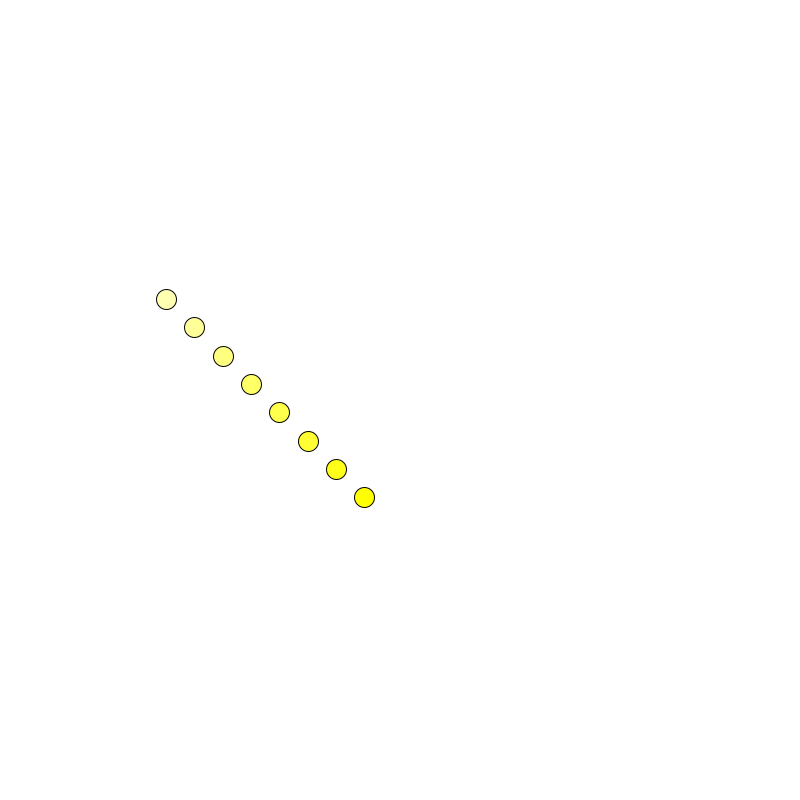
Frame 1 (no input)
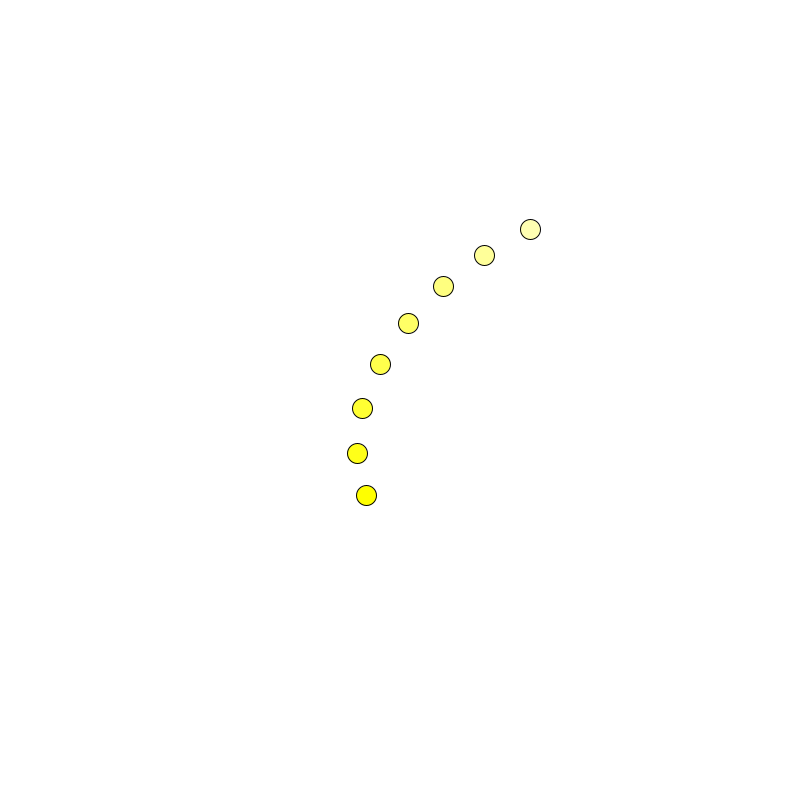
Frame 60 (the mouse pressed at the canvas centre just before this capture)
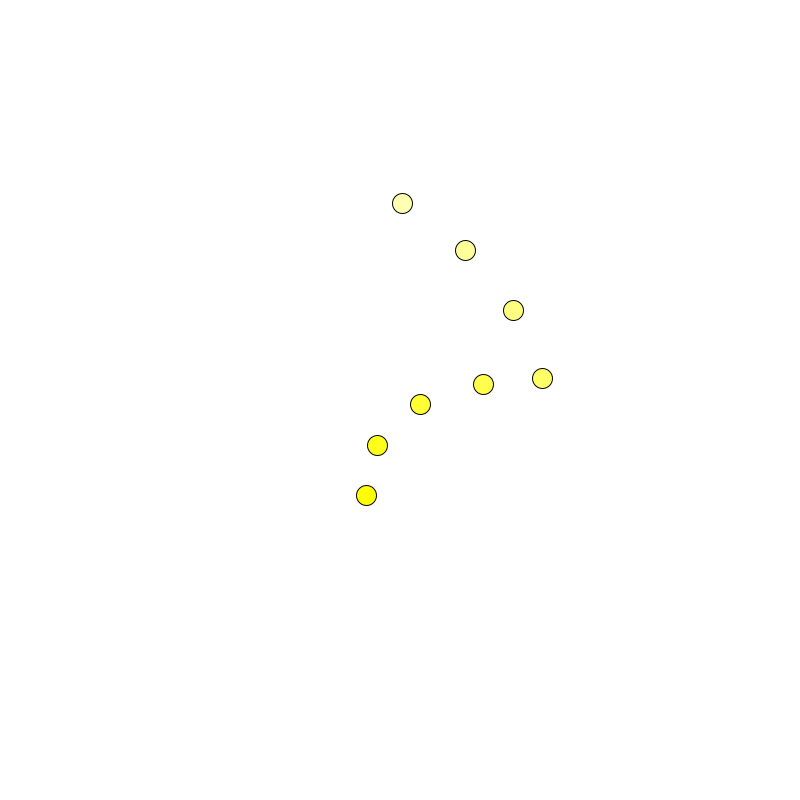
Frame 120 (the mouse held since frame 60 and released just before this capture)

The Processing sketch that drew these frames (run headless with seeded random() and noise(); from frame 60 on, the mouse is pressed at the canvas centre):

// Processing sketch: Balls
// ── Balls.pde
ArrayList<Ball> balls;

void setup(){
  size(800, 800);
  
  balls = new ArrayList<Ball>();
  
  for(int i =0; i < 8; i++){
    balls.add(new Ball(color(255, 255, map(i, 0, 10, 0, 255)), new PVector(width/2, 2*height/3), -i*width/20-50, (i/12.0+1)));
  }
}


void draw(){
  background(255);
  
  for(Ball ball : balls){
    ball.draw();
  }
}

class Ball{
  color col;
  PVector center;
  float len;
  float t;
  float period;
  
  Ball(color c, PVector ce, float l, float p){
    col = c;
    center = ce;
    len = l;
    period = p;
    t = 0;
  }
  
  //void update(){
  //  t += speed;
  //}
  
  void draw(){
    pushMatrix();
    
    println(period);
        
    float angle = 2*abs(t/period - floor(t/period+0.5)) * HALF_PI + QUARTER_PI; //(TWO_PI / period / 60) * t;
    
    t+=1/60f;
    
    
    //println(angle % period<1);
    //if(abs(angle % period)>1){
    //  period = -period;
    //}
        
    //if(arm.heading()>-QUARTER_PI || arm.heading() < -3*QUARTER_PI){
    //  speed = -speed;
    //}
    
    PVector pos = PVector.add(center, PVector.fromAngle(angle).mult(len));
    
    translate(pos.x, pos.y);
    stroke(0);
    fill(col);
    circle(0, 0, 20);
    
    popMatrix();
  }
}
